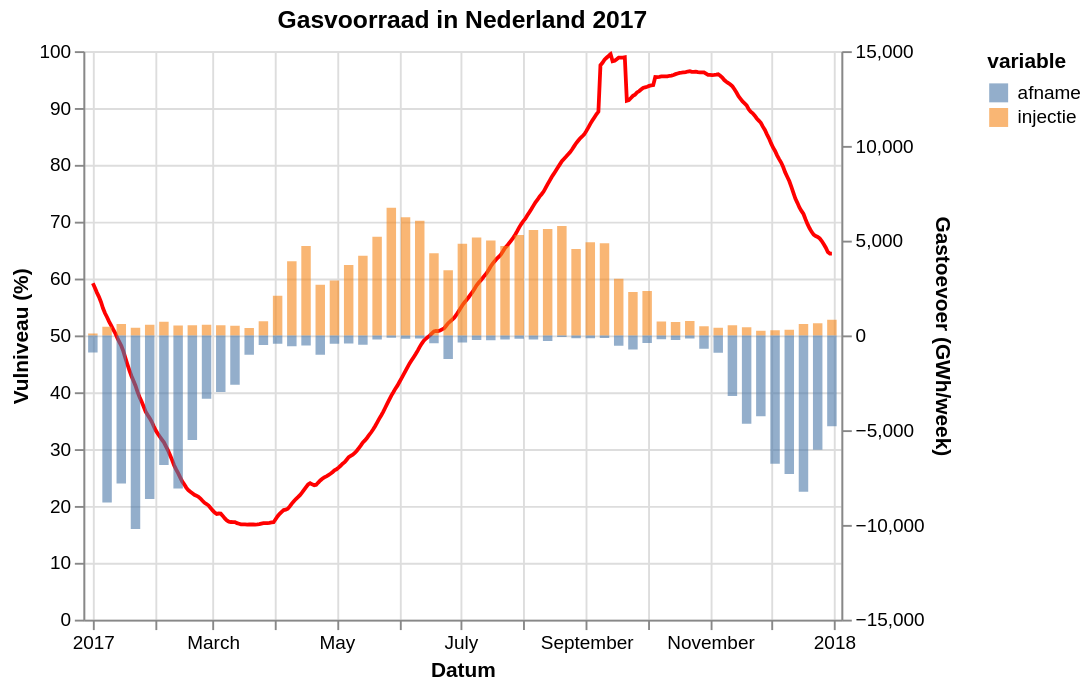

The specification (Vega-Lite) saved for this image:
### Vega-Lite specification from a JSON file in a GitHub repository (floating-point values rounded to 4 significant figures; data arrays with more than 128 entries replaced by an {"elided": "..."} marker saying what was removed)
{"config": {"view": {"continuousWidth": 400, "continuousHeight": 300}}, "layer": [{"data": {"name": "data-8c1cf1d1dc1fb803f691300b5bff234b"}, "mark": {"type": "line", "color": "red"}, "encoding": {"tooltip": [{"field": "gasDayStart", "type": "temporal"}, {"field": "full", "type": "quantitative"}], "x": {"axis": {"title": "Datum"}, "field": "gasDayStart", "type": "temporal"}, "y": {"axis": {"title": "Vulniveau (%)"}, "field": "full", "scale": {"domain": [0, 100], "padding": 0}, "type": "quantitative"}}, "selection": {"selector006": {"type": "interval", "bind": "scales", "encodings": ["x", "y"]}}}, {"data": {"name": "data-7ef7089b06228daf6f79ce96aab0112b"}, "mark": {"type": "bar", "binSpacing": 0, "opacity": 0.6}, "encoding": {"color": {"field": "variable", "type": "nominal"}, "tooltip": [{"field": "gasDayStart", "type": "temporal"}, {"field": "variable", "type": "nominal"}, {"field": "value", "type": "quantitative"}], "x": {"axis": {"title": "Datum"}, "field": "gasDayStart", "scale": {"domain": ["2017-01-01", "2017-12-31"]}, "type": "temporal"}, "y": {"axis": {"title": "Gastoevoer (GWh/week)"}, "field": "value", "scale": {"domain": [-15000, 15000], "padding": 0}, "stack": null, "type": "quantitative"}}}], "resolve": {"scale": {"y": "independent"}}, "title": "Gasvoorraad in Nederland 2017", "$schema": "https://vega.github.io/schema/vega-lite/v5.json", "datasets": {"data-8c1cf1d1dc1fb803f691300b5bff234b": {"elided": "365 records"}, "data-7ef7089b06228daf6f79ce96aab0112b": [{"gasDayStart": "2017-01-01T00:00:00", "variable": "injectie", "value": 101.0}, {"gasDayStart": "2017-01-08T00:00:00", "variable": "injectie", "value": 452.0}, {"gasDayStart": "2017-01-15T00:00:00", "variable": "injectie", "value": 604.0}, {"gasDayStart": "2017-01-22T00:00:00", "variable": "injectie", "value": 399.0}, {"gasDayStart": "2017-01-29T00:00:00", "variable": "injectie", "value": 563.0}, {"gasDayStart": "2017-02-05T00:00:00", "variable": "injectie", "value": 725.0}, {"gasDayStart": "2017-02-12T00:00:00", "variable": "injectie", "value": 526.0}, {"gasDayStart": "2017-02-19T00:00:00", "variable": "injectie", "value": 530.0}, {"gasDayStart": "2017-02-26T00:00:00", "variable": "injectie", "value": 563.0}, {"gasDayStart": "2017-03-05T00:00:00", "variable": "injectie", "value": 540.0}, {"gasDayStart": "2017-03-12T00:00:00", "variable": "injectie", "value": 516.0}, {"gasDayStart": "2017-03-19T00:00:00", "variable": "injectie", "value": 396.0}, {"gasDayStart": "2017-03-26T00:00:00", "variable": "injectie", "value": 751.0}, {"gasDayStart": "2017-04-02T00:00:00", "variable": "injectie", "value": 2097.0}, {"gasDayStart": "2017-04-09T00:00:00", "variable": "injectie", "value": 3911.0}, {"gasDayStart": "2017-04-16T00:00:00", "variable": "injectie", "value": 4716.0}, {"gasDayStart": "2017-04-23T00:00:00", "variable": "injectie", "value": 2672.0}, {"gasDayStart": "2017-04-30T00:00:00", "variable": "injectie", "value": 2893.0}, {"gasDayStart": "2017-05-07T00:00:00", "variable": "injectie", "value": 3714.0}, {"gasDayStart": "2017-05-14T00:00:00", "variable": "injectie", "value": 4200.0}, {"gasDayStart": "2017-05-21T00:00:00", "variable": "injectie", "value": 5209.0}, {"gasDayStart": "2017-05-28T00:00:00", "variable": "injectie", "value": 6737.0}, {"gasDayStart": "2017-06-04T00:00:00", "variable": "injectie", "value": 6240.0}, {"gasDayStart": "2017-06-11T00:00:00", "variable": "injectie", "value": 6046.0}, {"gasDayStart": "2017-06-18T00:00:00", "variable": "injectie", "value": 4331.0}, {"gasDayStart": "2017-06-25T00:00:00", "variable": "injectie", "value": 3438.0}, {"gasDayStart": "2017-07-02T00:00:00", "variable": "injectie", "value": 4832.0}, {"gasDayStart": "2017-07-09T00:00:00", "variable": "injectie", "value": 5165.0}, {"gasDayStart": "2017-07-16T00:00:00", "variable": "injectie", "value": 5007.0}, {"gasDayStart": "2017-07-23T00:00:00", "variable": "injectie", "value": 4712.0}, {"gasDayStart": "2017-07-30T00:00:00", "variable": "injectie", "value": 5300.0}, {"gasDayStart": "2017-08-06T00:00:00", "variable": "injectie", "value": 5562.0}, {"gasDayStart": "2017-08-13T00:00:00", "variable": "injectie", "value": 5619.0}, {"gasDayStart": "2017-08-20T00:00:00", "variable": "injectie", "value": 5772.0}, {"gasDayStart": "2017-08-27T00:00:00", "variable": "injectie", "value": 4558.0}, {"gasDayStart": "2017-09-03T00:00:00", "variable": "injectie", "value": 4916.0}, {"gasDayStart": "2017-09-10T00:00:00", "variable": "injectie", "value": 4863.0}, {"gasDayStart": "2017-09-17T00:00:00", "variable": "injectie", "value": 2989.0}, {"gasDayStart": "2017-09-24T00:00:00", "variable": "injectie", "value": 2285.0}, {"gasDayStart": "2017-10-01T00:00:00", "variable": "injectie", "value": 2342.0}, {"gasDayStart": "2017-10-08T00:00:00", "variable": "injectie", "value": 735.0}, {"gasDayStart": "2017-10-15T00:00:00", "variable": "injectie", "value": 713.0}, {"gasDayStart": "2017-10-22T00:00:00", "variable": "injectie", "value": 757.0}, {"gasDayStart": "2017-10-29T00:00:00", "variable": "injectie", "value": 481.0}, {"gasDayStart": "2017-11-05T00:00:00", "variable": "injectie", "value": 398.0}, {"gasDayStart": "2017-11-12T00:00:00", "variable": "injectie", "value": 543.0}, {"gasDayStart": "2017-11-19T00:00:00", "variable": "injectie", "value": 428.0}, {"gasDayStart": "2017-11-26T00:00:00", "variable": "injectie", "value": 240.0}, {"gasDayStart": "2017-12-03T00:00:00", "variable": "injectie", "value": 267.0}, {"gasDayStart": "2017-12-10T00:00:00", "variable": "injectie", "value": 304.0}, {"gasDayStart": "2017-12-17T00:00:00", "variable": "injectie", "value": 600.0}, {"gasDayStart": "2017-12-24T00:00:00", "variable": "injectie", "value": 639.0}, {"gasDayStart": "2017-12-31T00:00:00", "variable": "injectie", "value": 824.0}, {"gasDayStart": "2017-01-01T00:00:00", "variable": "afname", "value": -908.0}, {"gasDayStart": "2017-01-08T00:00:00", "variable": "afname", "value": -8812.0}, {"gasDayStart": "2017-01-15T00:00:00", "variable": "afname", "value": -7815.0}, {"gasDayStart": "2017-01-22T00:00:00", "variable": "afname", "value": -10220.0}, {"gasDayStart": "2017-01-29T00:00:00", "variable": "afname", "value": -8634.0}, {"gasDayStart": "2017-02-05T00:00:00", "variable": "afname", "value": -6843.0}, {"gasDayStart": "2017-02-12T00:00:00", "variable": "afname", "value": -8078.0}, {"gasDayStart": "2017-02-19T00:00:00", "variable": "afname", "value": -5522.0}, {"gasDayStart": "2017-02-26T00:00:00", "variable": "afname", "value": -3338.0}, {"gasDayStart": "2017-03-05T00:00:00", "variable": "afname", "value": -2984.0}, {"gasDayStart": "2017-03-12T00:00:00", "variable": "afname", "value": -2607.0}, {"gasDayStart": "2017-03-19T00:00:00", "variable": "afname", "value": -1014.0}, {"gasDayStart": "2017-03-26T00:00:00", "variable": "afname", "value": -511.0}, {"gasDayStart": "2017-04-02T00:00:00", "variable": "afname", "value": -441.0}, {"gasDayStart": "2017-04-09T00:00:00", "variable": "afname", "value": -567.0}, {"gasDayStart": "2017-04-16T00:00:00", "variable": "afname", "value": -529.0}, {"gasDayStart": "2017-04-23T00:00:00", "variable": "afname", "value": -1018.0}, {"gasDayStart": "2017-04-30T00:00:00", "variable": "afname", "value": -438.0}, {"gasDayStart": "2017-05-07T00:00:00", "variable": "afname", "value": -430.0}, {"gasDayStart": "2017-05-14T00:00:00", "variable": "afname", "value": -498.0}, {"gasDayStart": "2017-05-21T00:00:00", "variable": "afname", "value": -217.0}, {"gasDayStart": "2017-05-28T00:00:00", "variable": "afname", "value": -121.0}, {"gasDayStart": "2017-06-04T00:00:00", "variable": "afname", "value": -174.0}, {"gasDayStart": "2017-06-11T00:00:00", "variable": "afname", "value": -159.0}, {"gasDayStart": "2017-06-18T00:00:00", "variable": "afname", "value": -407.0}, {"gasDayStart": "2017-06-25T00:00:00", "variable": "afname", "value": -1248.0}, {"gasDayStart": "2017-07-02T00:00:00", "variable": "afname", "value": -373.0}, {"gasDayStart": "2017-07-09T00:00:00", "variable": "afname", "value": -239.0}, {"gasDayStart": "2017-07-16T00:00:00", "variable": "afname", "value": -251.0}, {"gasDayStart": "2017-07-23T00:00:00", "variable": "afname", "value": -218.0}, {"gasDayStart": "2017-07-30T00:00:00", "variable": "afname", "value": -176.0}, {"gasDayStart": "2017-08-06T00:00:00", "variable": "afname", "value": -210.0}, {"gasDayStart": "2017-08-13T00:00:00", "variable": "afname", "value": -289.0}, {"gasDayStart": "2017-08-20T00:00:00", "variable": "afname", "value": -88.0}, {"gasDayStart": "2017-08-27T00:00:00", "variable": "afname", "value": -151.0}, {"gasDayStart": "2017-09-03T00:00:00", "variable": "afname", "value": -145.0}, {"gasDayStart": "2017-09-10T00:00:00", "variable": "afname", "value": -130.0}, {"gasDayStart": "2017-09-17T00:00:00", "variable": "afname", "value": -545.0}, {"gasDayStart": "2017-09-24T00:00:00", "variable": "afname", "value": -748.0}, {"gasDayStart": "2017-10-01T00:00:00", "variable": "afname", "value": -396.0}, {"gasDayStart": "2017-10-08T00:00:00", "variable": "afname", "value": -207.0}, {"gasDayStart": "2017-10-15T00:00:00", "variable": "afname", "value": -240.0}, {"gasDayStart": "2017-10-22T00:00:00", "variable": "afname", "value": -159.0}, {"gasDayStart": "2017-10-29T00:00:00", "variable": "afname", "value": -701.0}, {"gasDayStart": "2017-11-05T00:00:00", "variable": "afname", "value": -913.0}, {"gasDayStart": "2017-11-12T00:00:00", "variable": "afname", "value": -3196.0}, {"gasDayStart": "2017-11-19T00:00:00", "variable": "afname", "value": -4666.0}, {"gasDayStart": "2017-11-26T00:00:00", "variable": "afname", "value": -4263.0}, {"gasDayStart": "2017-12-03T00:00:00", "variable": "afname", "value": -6774.0}, {"gasDayStart": "2017-12-10T00:00:00", "variable": "afname", "value": -7316.0}, {"gasDayStart": "2017-12-17T00:00:00", "variable": "afname", "value": -8248.0}, {"gasDayStart": "2017-12-24T00:00:00", "variable": "afname", "value": -6031.0}, {"gasDayStart": "2017-12-31T00:00:00", "variable": "afname", "value": -4798.0}]}}
